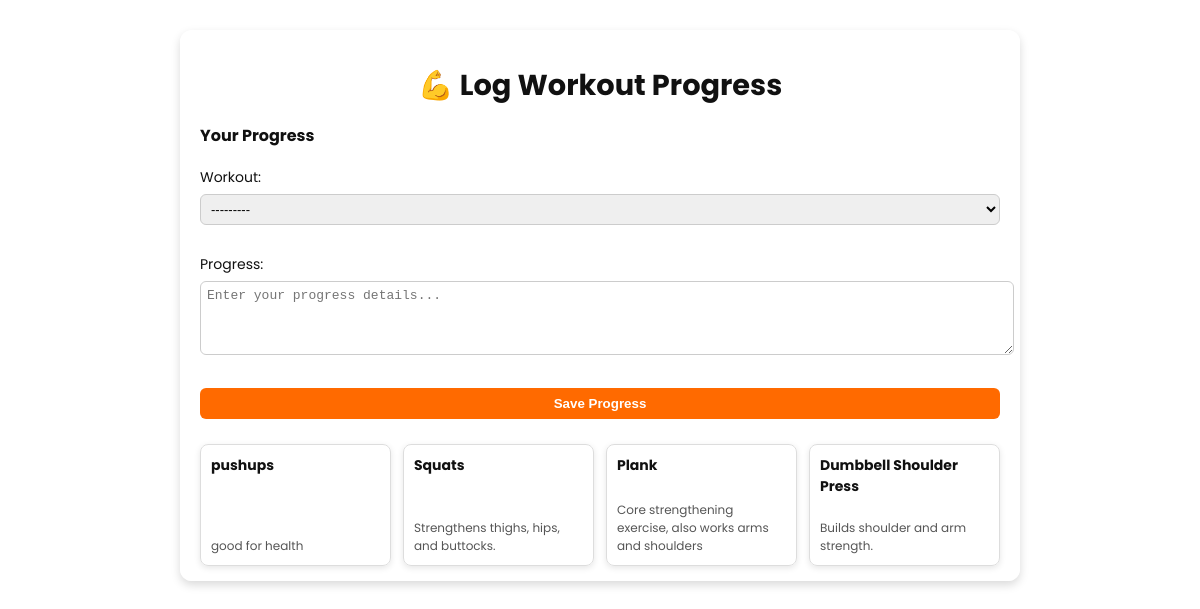
Screenshot of /workout/ (signed in) with the database file from the repository.
### core/models.py (models this page shows)
class Workout(models.Model):
    name = models.CharField(max_length=100)
    description = models.TextField()
    def __str__(self):
        return self.name

### core/views.py (the view, shortened to what this page needs)
# urls.py: path('workout/', views.workout_view, name='workout'),
@login_required
def workout_view(request):
    workouts = Workout.objects.all()
    log_form = WorkoutLogForm()
    return render(request, 'workout.html', {
        'workouts': workouts,
        'log_form': log_form,
    })

### core/forms.py
class WorkoutLogForm(forms.ModelForm):
    class Meta:
        model = WorkoutLog
        fields = ['workout', 'progress']
        widgets = {
            'progress': forms.Textarea(attrs={'placeholder': 'Enter your progress details...', 'rows': 3}),
        }

### core/templates/workout.html (shortened to what this page needs)
{% load static %}
<!DOCTYPE html>
<html lang="en">
<head>
</head>
<body>
  <div class="container">
    <h1>💪 Log Workout Progress</h1>
    <form method="POST">
      <h3 style="font-size: 16px; margin-bottom: 8px;">Your Progress</h3>
      {{ log_form.as_p }}
      <button type="submit" name="log_progress">Save Progress</button>
    </form>
    <div class="workout-grid">
      {% for workout in workouts %}
        <div class="workout-card">
          <strong>{{ workout.name }}</strong>
          <small>{{ workout.description }}</small>
        </div>
      {% empty %}
        <p style="text-align:center;">No workouts available yet.</p>
      {% endfor %}
    </div>
  </div>
</body>
</html>

### rows the page displays
Workout: name "pushups", description "good for health"
Workout: name "Squats", description "Strengthens thighs, hips, and buttocks."
Workout: name "Plank", description "Core strengthening exercise, also works arms and shoulders"
Workout: name "Dumbbell Shoulder Press", description "Builds shoulder and arm strength."
